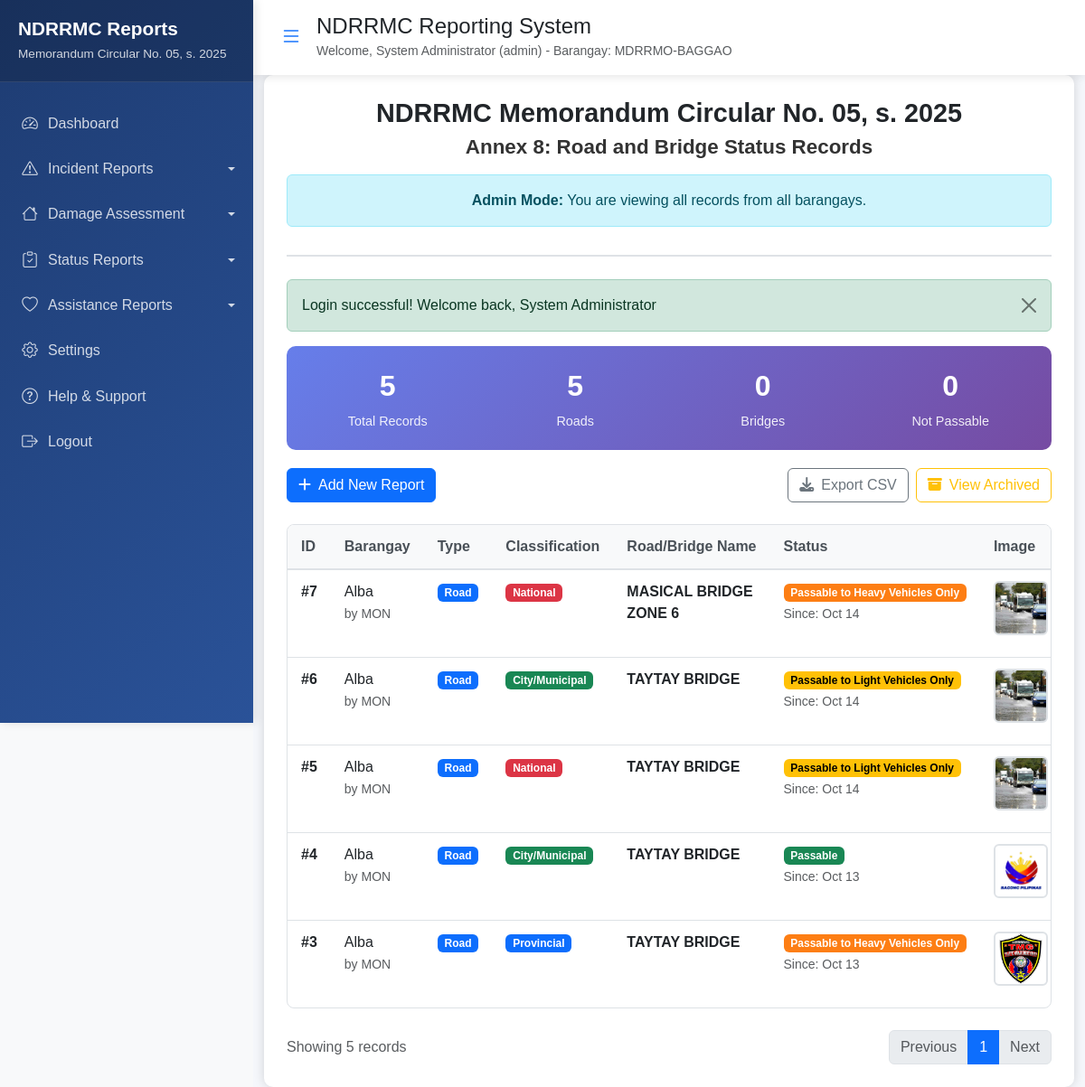
The page /public/annex8_records.php (signed in) on the database its author committed.
### tables this page shows
CREATE TABLE `annex8_road_bridge_status` (
  `id` int(11) NOT NULL,
  `region` varchar(100) NOT NULL DEFAULT 'REGION II',
  `province` varchar(100) NOT NULL DEFAULT 'CAGAYAN',
  `city` varchar(100) NOT NULL DEFAULT 'BAGGAO',
  `barangay` varchar(100) NOT NULL,
  `type` enum('Road','Bridge') NOT NULL,
  `classification` enum('National','Provincial','City/Municipal','Barangay') NOT NULL,
  `road_section` varchar(255) NOT NULL,
  `status` enum('Passable','Not Passable','Passable to Heavy Vehicles Only','Passable to Light Vehicles Only') NOT NULL,
  `date_not_passable` datetime DEFAULT NULL,
  `date_passable` datetime DEFAULT NULL,
  `remarks` text DEFAULT NULL,
  `image_path` varchar(255) DEFAULT NULL,
  `created_by` int(11) NOT NULL,
  `created_at` timestamp NOT NULL DEFAULT current_timestamp(),
  `updated_at` timestamp NOT NULL DEFAULT current_timestamp() ON UPDATE current_timestamp(),
  `is_archived` tinyint(1) DEFAULT 0
);

CREATE TABLE `users` (
  `id` int(11) NOT NULL,
  `full_name` varchar(100) NOT NULL,
  `barangay` varchar(100) NOT NULL,
  `contact_number` varchar(15) NOT NULL,
  `username` varchar(50) NOT NULL,
  `password` varchar(255) NOT NULL,
  `user_role` enum('user','admin') DEFAULT 'user',
  `is_active` tinyint(1) DEFAULT 1,
  `created_by` int(11) DEFAULT NULL,
  `created_at` timestamp NOT NULL DEFAULT current_timestamp(),
  `updated_at` timestamp NOT NULL DEFAULT current_timestamp() ON UPDATE current_timestamp()
);

### public/annex8_records.php (the view, shortened to what this page needs)
<?php
require_once '../includes/config.php';
require_once '../includes/functions.php';
require_once '../includes/auth.php';
$is_admin = ($_SESSION['user_role'] === 'admin');
if ($is_admin) {
    $stmt = db_query("
        SELECT a.*, u.full_name, u.barangay as user_barangay
        FROM annex8_road_bridge_status a
        LEFT JOIN users u ON a.created_by = u.id
        WHERE a.is_archived = 0
        ORDER BY a.created_at DESC
    ");
} else {
    $stmt = db_query("
        SELECT * FROM annex8_road_bridge_status
        WHERE created_by = ? AND is_archived = 0
        ORDER BY created_at DESC
    ", [$_SESSION['user_id']]);
}
$records = $stmt->fetchAll();
$total_records = count($records);
$total_roads = 0;
$total_bridges = 0;
$not_passable_count = 0;
foreach ($records as $record) {
    if ($record['type'] === 'Road') {
        $total_roads++;
    } else {
        $total_bridges++;
    }
}
?>
<link rel="stylesheet" href="https://cdn.jsdelivr.net/npm/bootstrap-icons@1.10.0/font/bootstrap-icons.css">
<link href="https://cdnjs.cloudflare.com/ajax/libs/font-awesome/6.4.0/css/all.min.css" rel="stylesheet">
<div class="container-fluid">
    <div class="records-container">
        <div class="header-section">
            <h1>NDRRMC Memorandum Circular No. 05, s. 2025</h1>
            <h2>Annex 8: Road and Bridge Status Records</h2>
            <?php if ($is_admin): ?>
                <div class="alert alert-info mt-3">
                    <strong>Admin Mode:</strong> You are viewing all records from all barangays.
                </div>
            <?php endif; ?>
        </div>
        <div class="stats-card">
            <div class="row">
                <div class="col-md-3 text-center">
                    <div class="stats-number"><?php echo $total_records; ?></div>
                    <div class="stats-label">Total Records</div>
                </div>
                <div class="col-md-3 text-center">
                    <div class="stats-number"><?php echo $total_roads; ?></div>
                    <div class="stats-label">Roads</div>
                </div>
                <div class="col-md-3 text-center">
                    <div class="stats-number"><?php echo $total_bridges; ?></div>
                    <div class="stats-label">Bridges</div>
                </div>
                <div class="col-md-3 text-center">
                    <div class="stats-number"><?php echo $not_passable_count; ?></div>
                    <div class="stats-label">Not Passable</div>
                </div>
            </div>
        </div>
        <div class="d-flex justify-content-between mb-4 flex-wrap gap-3">
            <a href="annex8.php" class="btn btn-primary">
                <i class="fas fa-plus me-2"></i>Add New Report
            </a>
            <div class="action-buttons">
                <button class="btn btn-outline-secondary" onclick="exportToCSV()">
                    <i class="fas fa-download me-2"></i>Export CSV
                </button>
                <a href="annex8_archived.php" class="btn btn-outline-warning">
                    <i class="fas fa-archive me-2"></i>View Archived
                </a>
            </div>
        </div>
        <div class="table-container">
            <table class="records-table">
                <thead>
                    <tr>
                        <th>ID</th>
                        <th>Barangay</th>
                        <th>Type</th>
                        <th>Classification</th>
                        <th>Road/Bridge Name</th>
                        <th>Status</th>
                        <th>Image</th>
                    </tr>
                </thead>
                <tbody class="table-content">
                    <?php if (empty($records)): ?>
                        <tr>
                            <td colspan="9">
                                <div class="empty-state">
                                    <i class="fas fa-road"></i>
                                    <h3>No Records Found</h3>
                                    <p>No road and bridge status reports have been submitted yet.</p>
                                    <a href="annex8.php" class="btn btn-primary mt-3">
                                        <i class="fas fa-plus me-2"></i>Create First Report
                                    </a>
                                </div>
                            </td>
                        </tr>
                    <?php else: ?>
                        <?php foreach ($records as $record): ?>
                            <tr>
                                <td><strong>#<?php echo $record['id']; ?></strong></td>
                                <td>
                                    <?php echo htmlspecialchars($record['barangay'] ?? $record['user_barangay'] ?? 'Unknown'); ?>
                                    <?php if ($is_admin && isset($record['full_name'])): ?>
                                        <br><small class="text-muted">by <?php echo htmlspecialchars($record['full_name']); ?></small>
                                    <?php endif; ?>
                                </td>
                                <td>
                                    <span class="badge badge-<?php echo strtolower($record['type']); ?>">
                                        <?php echo htmlspecialchars($record['type']); ?>
                                    </span>
                                </td>
                                <td>
                                    <span class="badge badge-<?php echo strtolower(explode('/', $record['classification'])[0]); ?>">
                                        <?php echo htmlspecialchars($record['classification']); ?>
                                    </span>
                                </td>
                                <td>
                                    <strong><?php echo htmlspecialchars($record['road_section']); ?></strong>
                                </td>
                                <td>
                                    <?php
                                    $status_class = match($record['status']) {
                                        'Passable' => 'badge-passable',
                                        'Not Passable' => 'badge-not-passable',
                                        'Passable to Heavy Vehicles Only' => 'badge-heavy-only',
                                        'Passable to Light Vehicles Only' => 'badge-light-only',
                                        default => 'badge-secondary'
                                    };
                                    ?>
                                    <span class="badge <?php echo $status_class; ?>">
                                        <?php echo htmlspecialchars($record['status']); ?>
                                    </span>
                                    <?php if ($record['date_not_passable']): ?>
                                        <br><small class="text-muted">Since: <?php echo date('M j', strtotime($record['date_not_passable'])); ?></small>
                                    <?php endif; ?>
                                </td>
                                <td>
                                    <?php if (!empty($record['image_path'])): ?>
                                        <img src="../uploads/<?php echo htmlspecialchars($record['image_path']); ?>"
                                             class="image-thumbnail"
                                             alt="Road/Bridge Image"
                                             data-bs-toggle="modal"
                                             data-bs-target="#imageModal"
                                             onclick="showImageModal('<?php echo htmlspecialchars($record['image_path']); ?>', '<?php echo htmlspecialchars($record['road_section']); ?>')">
                                    <?php else: ?>
                                        <span class="text-muted">-</span>
                                    <?php endif; ?>
                                </td>
                            </tr>
                        <?php endforeach; ?>
                    <?php endif; ?>
                </tbody>
            </table>
        </div>
        <div class="d-flex justify-content-between align-items-center mt-4">
            <div class="text-muted">
                Showing <?php echo count($records); ?> records
            </div>
            <nav>
                <ul class="pagination mb-0">
                    <li class="page-item disabled"><a class="page-link" href="#">Previous</a></li>
                    <li class="page-item active"><a class="page-link" href="#">1</a></li>
                    <li class="page-item disabled"><a class="page-link" href="#">Next</a></li>
                </ul>
            </nav>
        </div>
    </div>
</div>
<?php
require_once '../includes/sidenav.php';
?>

### includes/sidenav.php (style rules this page uses)
* { margin: 0; padding: 0; box-sizing: border-box; }
body { margin: 0; padding: 0; overflow-x: hidden; font-family: 'Segoe UI', Tahoma, Geneva, Verdana, sans-serif; background-color: #f5f7fb; }
:root { --primary-color: #0d6efd; --secondary-color: #6c757d; --success-color: #198754; --danger-color: #dc3545; --warning-color: #ffc107; --info-color: #0dcaf0; --light-color: #f8f9fa; --dark-color: #212529; --sidebar-width: 280px; --sidebar-collapsed-width: 70px; }

### public/annex8_records.php (style rules this page uses)
body { background-color: #f8f9fa; padding: clamp(15px, 3vw, 20px); font-family: Arial, sans-serif; }
.records-container { background-color: white; border-radius: 10px; box-shadow: 0 0 12px rgba(0,0,0,0.15); padding: clamp(20px, 4vw, 25px); margin: 0 auto; width: 100%; max-width: 98vw; }
.header-section { text-align: center; margin-bottom: clamp(20px, 4vw, 25px); border-bottom: 2px solid #dee2e6; padding-bottom: clamp(10px, 2.5vw, 15px); }
.header-section h1 { font-size: clamp(1.5rem, 4vw, 1.8rem); font-weight: bold; margin-bottom: 8px; }
.header-section h2 { font-size: clamp(1.2rem, 3.5vw, 1.4rem); font-weight: bold; color: #333; }
.table-container { overflow-x: auto; border-radius: 8px; border: 1px solid #dee2e6; }
.records-table { width: 100%; margin-bottom: 0; }
.records-table th { background-color: #f8f9fa; border-bottom: 2px solid #dee2e6; font-weight: 600; color: #495057; padding: 12px 15px; white-space: nowrap; }
.records-table tbody tr:last-child td { border-bottom: none; }
.action-buttons { display: flex; gap: 8px; flex-wrap: nowrap; }
.badge { padding: 0.35em 0.65em; font-size: 0.75em; font-weight: 700; line-height: 1; text-align: center; white-space: nowrap; vertical-align: baseline; border-radius: 0.375rem; }
.badge-road { background-color: #0d6efd; color: white; }
.badge-passable { background-color: #198754; color: white; }
.badge-heavy-only { background-color: #fd7e14; color: white; }
.badge-light-only { background-color: #ffc107; color: black; }
.badge-national { background-color: #dc3545; color: white; }
.badge-provincial { background-color: #0d6efd; color: white; }
.badge-city { background-color: #198754; color: white; }
.stats-card { background: linear-gradient(135deg, #667eea 0%, #764ba2 100%); color: white; border-radius: 10px; padding: 20px; margin-bottom: 20px; }
.stats-number { font-size: 2rem; font-weight: bold; margin-bottom: 5px; }
.stats-label { font-size: 0.9rem; opacity: 0.9; }
.image-thumbnail { width: 60px; height: 60px; object-fit: cover; border-radius: 6px; border: 2px solid #dee2e6; cursor: pointer; transition: transform 0.2s; }

### rows shown on the page
annex8_road_bridge_status: id "7", barangay "Alba", created_by.full_name "MON", type "Road", classification "National", road_section "MASICAL BRIDGE ZONE 6", status "Passable to Heavy Vehicles Only", date_not_passable "Oct 14", image_path (picture)
annex8_road_bridge_status: id "6", barangay "Alba", created_by.full_name "MON", type "Road", classification "City/Municipal", road_section "TAYTAY BRIDGE", status "Passable to Light Vehicles Only", date_not_passable "Oct 14", image_path (picture)
annex8_road_bridge_status: id "5", barangay "Alba", created_by.full_name "MON", type "Road", classification "National", road_section "TAYTAY BRIDGE", status "Passable to Light Vehicles Only", date_not_passable "Oct 14", image_path (picture)
annex8_road_bridge_status: id "4", barangay "Alba", created_by.full_name "MON", type "Road", classification "City/Municipal", road_section "TAYTAY BRIDGE", status "Passable", date_not_passable "Oct 13", image_path (picture)
annex8_road_bridge_status: id "3", barangay "Alba", created_by.full_name "MON", type "Road", classification "Provincial", road_section "TAYTAY BRIDGE", status "Passable to Heavy Vehicles Only", date_not_passable "Oct 13", image_path (picture)

### other values the page prints
$_SESSION['full_name'] "System Administrator"
$_SESSION['user_role'] "admin"
$_SESSION['barangay'] "MDRRMO-BAGGAO"
$message "Login successful! Welcome back, System Administrator"
$total_records "5"
$total_roads "5"
$total_bridges "0"
$not_passable_count "0"
count($records) "5"
